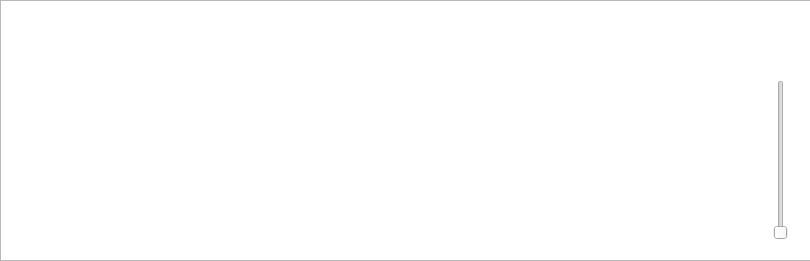
<?xml version="1.0" encoding="UTF-8"?>
<ui version="4.0">
 <class>Dialog</class>
 <widget class="QDialog" name="Dialog">
  <property name="geometry">
   <rect>
    <x>0</x>
    <y>0</y>
    <width>810</width>
    <height>261</height>
   </rect>
  </property>
  <property name="sizePolicy">
   <sizepolicy hsizetype="Fixed" vsizetype="Fixed">
    <horstretch>0</horstretch>
    <verstretch>0</verstretch>
   </sizepolicy>
  </property>
  <property name="minimumSize">
   <size>
    <width>810</width>
    <height>261</height>
   </size>
  </property>
  <property name="maximumSize">
   <size>
    <width>810</width>
    <height>261</height>
   </size>
  </property>
  <property name="mouseTracking">
   <bool>true</bool>
  </property>
  <property name="windowTitle">
   <string>Simple Audio Visualizer</string>
  </property>
  <property name="autoFillBackground">
   <bool>false</bool>
  </property>
  <widget class="QSlider" name="verticalSlider">
   <property name="geometry">
    <rect>
     <x>770</x>
     <y>80</y>
     <width>22</width>
     <height>160</height>
    </rect>
   </property>
   <property name="orientation">
    <enum>Qt::Vertical</enum>
   </property>
  </widget>
  <widget class="QGraphicsView" name="graphicsView">
   <property name="geometry">
    <rect>
     <x>0</x>
     <y>0</y>
     <width>811</width>
     <height>261</height>
    </rect>
   </property>
   <property name="backgroundBrush">
    <brush brushstyle="SolidPattern">
     <color alpha="255">
      <red>0</red>
      <green>0</green>
      <blue>0</blue>
     </color>
    </brush>
   </property>
   <property name="foregroundBrush">
    <brush brushstyle="NoBrush">
     <color alpha="255">
      <red>0</red>
      <green>0</green>
      <blue>0</blue>
     </color>
    </brush>
   </property>
  </widget>
  <zorder>graphicsView</zorder>
  <zorder>verticalSlider</zorder>
 </widget>
 <resources/>
 <connections/>
</ui>
